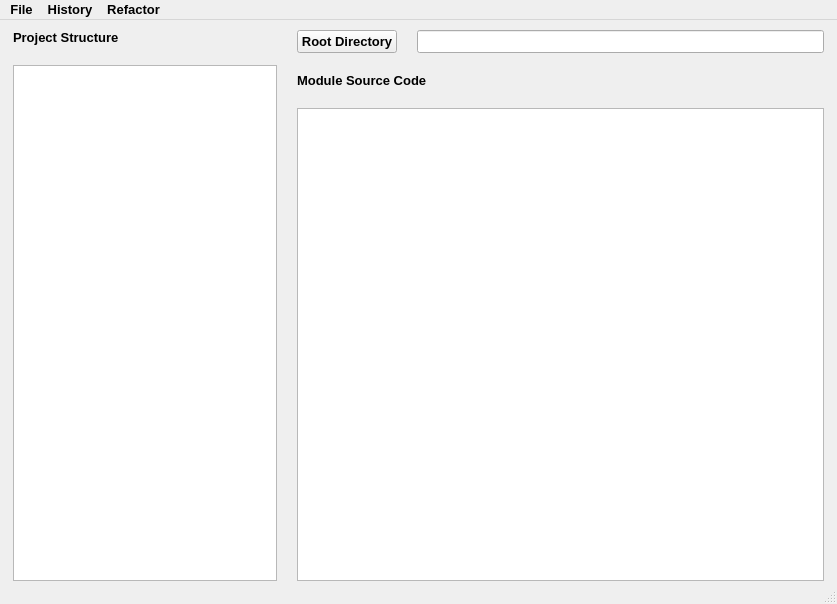
<?xml version="1.0" encoding="UTF-8"?>
<ui version="4.0">
 <class>MainWindow</class>
 <widget class="QMainWindow" name="MainWindow">
  <property name="geometry">
   <rect>
    <x>0</x>
    <y>0</y>
    <width>837</width>
    <height>604</height>
   </rect>
  </property>
  <property name="sizePolicy">
   <sizepolicy hsizetype="Fixed" vsizetype="Fixed">
    <horstretch>0</horstretch>
    <verstretch>0</verstretch>
   </sizepolicy>
  </property>
  <property name="minimumSize">
   <size>
    <width>837</width>
    <height>604</height>
   </size>
  </property>
  <property name="maximumSize">
   <size>
    <width>837</width>
    <height>604</height>
   </size>
  </property>
  <property name="font">
   <font>
    <pointsize>10</pointsize>
    <bold>true</bold>
   </font>
  </property>
  <property name="windowTitle">
   <string>PyProject Refactor</string>
  </property>
  <widget class="QWidget" name="centralwidget">
   <widget class="QWidget" name="layoutWidget">
    <property name="geometry">
     <rect>
      <x>13</x>
      <y>10</y>
      <width>811</width>
      <height>551</height>
     </rect>
    </property>
    <layout class="QHBoxLayout" name="horizontalLayout_central" stretch="1,2">
     <property name="spacing">
      <number>20</number>
     </property>
     <property name="sizeConstraint">
      <enum>QLayout::SetDefaultConstraint</enum>
     </property>
     <item>
      <layout class="QVBoxLayout" name="verticalLayout_project" stretch="1,20">
       <item>
        <widget class="QLabel" name="label_project">
         <property name="sizePolicy">
          <sizepolicy hsizetype="Fixed" vsizetype="Fixed">
           <horstretch>0</horstretch>
           <verstretch>0</verstretch>
          </sizepolicy>
         </property>
         <property name="text">
          <string>Project Structure</string>
         </property>
        </widget>
       </item>
       <item>
        <widget class="QTreeView" name="treeView_project">
         <property name="dragDropMode">
          <enum>QAbstractItemView::NoDragDrop</enum>
         </property>
         <property name="headerHidden">
          <bool>true</bool>
         </property>
        </widget>
       </item>
      </layout>
     </item>
     <item>
      <layout class="QVBoxLayout" name="verticalLayout_source" stretch="1,1,20">
       <item>
        <layout class="QHBoxLayout" name="horizontalLayout_root">
         <property name="sizeConstraint">
          <enum>QLayout::SetDefaultConstraint</enum>
         </property>
         <item>
          <widget class="QPushButton" name="pushButton_root">
           <property name="sizePolicy">
            <sizepolicy hsizetype="Fixed" vsizetype="Fixed">
             <horstretch>0</horstretch>
             <verstretch>0</verstretch>
            </sizepolicy>
           </property>
           <property name="text">
            <string>Root Directory</string>
           </property>
          </widget>
         </item>
         <item>
          <widget class="QLineEdit" name="lineEdit_root">
           <property name="font">
            <font>
             <pointsize>10</pointsize>
             <bold>false</bold>
            </font>
           </property>
           <property name="readOnly">
            <bool>true</bool>
           </property>
          </widget>
         </item>
        </layout>
       </item>
       <item>
        <widget class="QLabel" name="label_source_code">
         <property name="sizePolicy">
          <sizepolicy hsizetype="Minimum" vsizetype="Fixed">
           <horstretch>0</horstretch>
           <verstretch>0</verstretch>
          </sizepolicy>
         </property>
         <property name="text">
          <string>Module Source Code</string>
         </property>
        </widget>
       </item>
       <item>
        <widget class="QPlainTextEdit" name="plainTextEdit_source_code">
         <property name="font">
          <font>
           <pointsize>10</pointsize>
           <bold>false</bold>
          </font>
         </property>
         <property name="lineWrapMode">
          <enum>QPlainTextEdit::NoWrap</enum>
         </property>
         <property name="readOnly">
          <bool>true</bool>
         </property>
        </widget>
       </item>
      </layout>
     </item>
    </layout>
   </widget>
  </widget>
  <widget class="QMenuBar" name="menubar">
   <property name="geometry">
    <rect>
     <x>0</x>
     <y>0</y>
     <width>837</width>
     <height>22</height>
    </rect>
   </property>
   <widget class="QMenu" name="menuHistory">
    <property name="title">
     <string>History</string>
    </property>
    <addaction name="action_history"/>
    <addaction name="action_undo"/>
   </widget>
   <widget class="QMenu" name="menuRefactor">
    <property name="title">
     <string>Refactor</string>
    </property>
    <addaction name="action_rename"/>
    <addaction name="action_move"/>
    <addaction name="action_restructure"/>
    <addaction name="action_extract"/>
    <addaction name="actionin_line"/>
    <addaction name="action_usefunction"/>
    <addaction name="action_method_object"/>
    <addaction name="action_change_signature"/>
    <addaction name="action_introduce_factory"/>
    <addaction name="action_introduce_parameter"/>
    <addaction name="action_encapsulate_field"/>
    <addaction name="action_localtofield"/>
    <addaction name="action_importutils"/>
   </widget>
   <widget class="QMenu" name="menuFile">
    <property name="title">
     <string>File</string>
    </property>
    <widget class="QMenu" name="menuCreate">
     <property name="title">
      <string>Create</string>
     </property>
     <addaction name="action_create_package"/>
     <addaction name="action_create_module"/>
    </widget>
    <addaction name="menuCreate"/>
    <addaction name="action_topackage"/>
   </widget>
   <addaction name="menuFile"/>
   <addaction name="menuHistory"/>
   <addaction name="menuRefactor"/>
  </widget>
  <widget class="QStatusBar" name="statusbar"/>
  <action name="action_history">
   <property name="text">
    <string>history</string>
   </property>
  </action>
  <action name="action_undo">
   <property name="text">
    <string>undo</string>
   </property>
  </action>
  <action name="action_rename">
   <property name="text">
    <string>rename</string>
   </property>
   <property name="toolTip">
    <string>Rename something in the project.</string>
   </property>
  </action>
  <action name="action_move">
   <property name="text">
    <string>move</string>
   </property>
   <property name="toolTip">
    <string>Move a python element in the project.</string>
   </property>
  </action>
  <action name="action_restructure">
   <property name="text">
    <string>restructure</string>
   </property>
   <property name="toolTip">
    <string>Restructure code.</string>
   </property>
  </action>
  <action name="action_extract">
   <property name="text">
    <string>extract</string>
   </property>
   <property name="toolTip">
    <string>Extract methods/variables.</string>
   </property>
  </action>
  <action name="actionin_line">
   <property name="text">
    <string>inline</string>
   </property>
   <property name="toolTip">
    <string>Inline occurrences of a method/variable/parameter.</string>
   </property>
  </action>
  <action name="action_usefunction">
   <property name="text">
    <string>usefunction</string>
   </property>
   <property name="toolTip">
    <string>Try to use a function wherever possible.</string>
   </property>
  </action>
  <action name="action_method_object">
   <property name="text">
    <string>method_object</string>
   </property>
   <property name="toolTip">
    <string>Transform a function or a method to a method object.</string>
   </property>
  </action>
  <action name="action_change_signature">
   <property name="text">
    <string>change_signature</string>
   </property>
   <property name="toolTip">
    <string>Change the signature of a function/method.</string>
   </property>
  </action>
  <action name="action_introduce_factory">
   <property name="text">
    <string>introduce_factory</string>
   </property>
   <property name="toolTip">
    <string>Introduce a factory for a class and changes all constructors to use it.</string>
   </property>
  </action>
  <action name="action_introduce_parameter">
   <property name="text">
    <string>introduce_parameter</string>
   </property>
   <property name="toolTip">
    <string>Introduce a parameter in a function.</string>
   </property>
  </action>
  <action name="action_encapsulate_field">
   <property name="text">
    <string>encapsulate_field</string>
   </property>
   <property name="toolTip">
    <string>Generate a getter/setter for a field and changes its occurrences to use them.</string>
   </property>
  </action>
  <action name="action_localtofield">
   <property name="text">
    <string>localtofield</string>
   </property>
   <property name="toolTip">
    <string>Change a local variable to field.</string>
   </property>
  </action>
  <action name="action_topackage">
   <property name="text">
    <string>topackage</string>
   </property>
   <property name="toolTip">
    <string>Transform a module to a package with the same name.</string>
   </property>
  </action>
  <action name="action_importutils">
   <property name="text">
    <string>importutils</string>
   </property>
   <property name="toolTip">
    <string>Perform actions like organize imports.</string>
   </property>
  </action>
  <action name="action_create_package">
   <property name="text">
    <string>Create Package</string>
   </property>
   <property name="toolTip">
    <string>Create Package</string>
   </property>
  </action>
  <action name="action_create_module">
   <property name="text">
    <string>Create Module</string>
   </property>
   <property name="toolTip">
    <string>Create Module</string>
   </property>
  </action>
 </widget>
 <resources/>
 <connections>
  <connection>
   <sender>pushButton_root</sender>
   <signal>clicked()</signal>
   <receiver>MainWindow</receiver>
   <slot>set_project()</slot>
   <hints>
    <hint type="sourcelabel">
     <x>342</x>
     <y>46</y>
    </hint>
    <hint type="destinationlabel">
     <x>418</x>
     <y>301</y>
    </hint>
   </hints>
  </connection>
  <connection>
   <sender>action_rename</sender>
   <signal>triggered()</signal>
   <receiver>MainWindow</receiver>
   <slot>identifier_refactor()</slot>
   <hints>
    <hint type="sourcelabel">
     <x>-1</x>
     <y>-1</y>
    </hint>
    <hint type="destinationlabel">
     <x>418</x>
     <y>301</y>
    </hint>
   </hints>
  </connection>
  <connection>
   <sender>treeView_project</sender>
   <signal>clicked(QModelIndex)</signal>
   <receiver>MainWindow</receiver>
   <slot>show_source_code(QModelIndex)</slot>
   <hints>
    <hint type="sourcelabel">
     <x>140</x>
     <y>318</y>
    </hint>
    <hint type="destinationlabel">
     <x>418</x>
     <y>301</y>
    </hint>
   </hints>
  </connection>
  <connection>
   <sender>action_move</sender>
   <signal>triggered()</signal>
   <receiver>MainWindow</receiver>
   <slot>identifier_refactor()</slot>
   <hints>
    <hint type="sourcelabel">
     <x>-1</x>
     <y>-1</y>
    </hint>
    <hint type="destinationlabel">
     <x>418</x>
     <y>301</y>
    </hint>
   </hints>
  </connection>
  <connection>
   <sender>action_create_module</sender>
   <signal>triggered()</signal>
   <receiver>MainWindow</receiver>
   <slot>create_resource()</slot>
   <hints>
    <hint type="sourcelabel">
     <x>-1</x>
     <y>-1</y>
    </hint>
    <hint type="destinationlabel">
     <x>418</x>
     <y>301</y>
    </hint>
   </hints>
  </connection>
  <connection>
   <sender>action_create_package</sender>
   <signal>triggered()</signal>
   <receiver>MainWindow</receiver>
   <slot>create_resource()</slot>
   <hints>
    <hint type="sourcelabel">
     <x>-1</x>
     <y>-1</y>
    </hint>
    <hint type="destinationlabel">
     <x>418</x>
     <y>301</y>
    </hint>
   </hints>
  </connection>
  <connection>
   <sender>action_topackage</sender>
   <signal>triggered()</signal>
   <receiver>MainWindow</receiver>
   <slot>module2package()</slot>
   <hints>
    <hint type="sourcelabel">
     <x>-1</x>
     <y>-1</y>
    </hint>
    <hint type="destinationlabel">
     <x>418</x>
     <y>301</y>
    </hint>
   </hints>
  </connection>
 </connections>
 <slots>
  <slot>set_project()</slot>
  <slot>show_source_code(QModelIndex)</slot>
  <slot>identifier_refactor()</slot>
  <slot>create_resource()</slot>
  <slot>module2package()</slot>
 </slots>
</ui>
